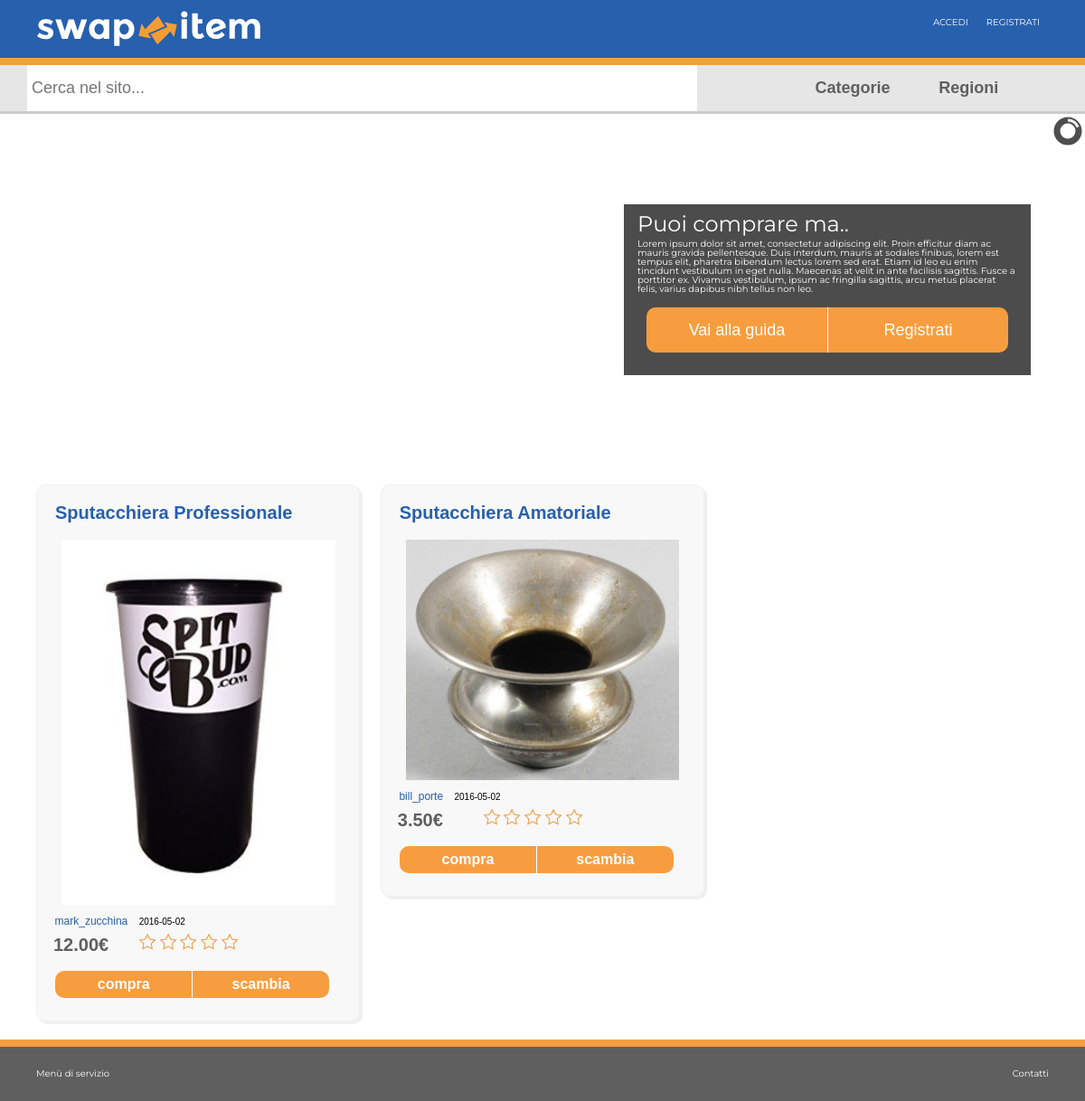
The page / on the database its author committed.
### tables this page shows
CREATE TABLE `tb_item` (
  `id` int(11) NOT NULL,
  `p_swapper` int(11) NOT NULL,
  `id_categoria` int(11) NOT NULL,
  `id_categoria_figlia` int(11) NOT NULL,
  `nome_oggetto` text NOT NULL,
  `descrizione` text NOT NULL,
  `stato` tinyint(1) NOT NULL,
  `vendita` tinyint(1) NOT NULL,
  `scambio` tinyint(1) NOT NULL,
  `prezzo` float(4,2) NOT NULL,
  `data` date NOT NULL,
  `cont_like` int(11) NOT NULL
);

CREATE TABLE `tb_img_item` (
  `id` int(11) NOT NULL,
  `p_item` int(11) NOT NULL,
  `nome_img` varchar(500) NOT NULL,
  `path` varchar(500) NOT NULL,
  `size` int(11) NOT NULL
);

CREATE TABLE `tb_swapper` (
  `id` int(11) NOT NULL,
  `nome` varchar(50) NOT NULL,
  `cognome` varchar(50) NOT NULL,
  `email` varchar(100) NOT NULL,
  `username` varchar(50) NOT NULL,
  `password` varchar(100) NOT NULL,
  `info_geografica` varchar(500) NOT NULL,
  `account_paypal` varchar(200) DEFAULT NULL
);

### index.php (called while the page is built, shortened)
<?php
include "includes/header.php";
include_once "Controllers/Controller_Items.php";
$view = new ControllerItems();
$view->View();
include "includes/footer.php";
?>

### Models/Model_Items.php (called while the page is built, shortened)
<?php
class Items {
	private $conn;
	public function __construct()
	{
		$database = new Database();
		$db = $database->dbConnection();
		$this->conn = $db;
    }
	public function ShowItems(){
		$stmt = $this->conn->query("SELECT * FROM tb_item INNER JOIN tb_img_item ON tb_item.id=tb_img_item.p_item INNER JOIN tb_swapper ON tb_swapper.id=tb_item.p_swapper");
  		$editRow=$stmt->fetchAll(PDO::FETCH_ASSOC);
  		return $editRow;
		}
}
?>

### Views/View-Items.php (the view)
<?php
if(!isset($_GET['page_username'])){
?>
<aside>
<?php
$items = new Items();
	$rows=	$items->ShowItems();
for($i=0; $i<count($rows); $i++){
	?>
     			<section>
                    <ul>
                      <li class="name-item"> <?php echo "<a href='index.php?id=" .$rows[$i]['id'] . "'>" . $rows[$i]['nome_oggetto']. "</a>" ; ?></li>
                      <li class="foto-item"> <?php echo "<a href='index.php?id=".$rows[$i]['id']. "'><img src='". $rows[$i]['path'] ."'> </a>" ; ?></li>
                      <li class="name-utente"><?php echo  "<a href='".$rows[$i]['p_swapper'] . "'>" .$rows[$i]['username'] . "</a>"; ?> <?php echo  $rows[$i]['data']  ?></li>
                    </ul>
                    <h2><?php echo  $rows[$i]['prezzo']  ?>€</h2>
                    <div class="stelle">
                    	<ul>
                        	<li></li>
                            <li></li>
                            <li></li>
                            <li></li>
                            <li></li>
                        </ul>
                    </div>
					<div class="bottoni"><button><a href="#">compra</a></button><button><a href="#">scambia</a></button></div>
                </section>
	<?php
}
?>
</aside>
<?php
}
?>

### includes/header.php (shortened to what this page needs)
<!doctype html>
<html>
<head>
<link href="css/style.css" rel="stylesheet" type="text/css">
<link rel='stylesheet' id='camera-css'  href='css/camera.css' type='text/css' media='all'>
</head>
<body>
    <header>
      <article class="sfondoheader">
            <div class="wrapper">
           		<div id="marchio">
               <img src="images/logo_swap_white.png">
           		</div>
           <?php
           if(!isset($_SESSION['username'])){
		   ?>
		   <ul>
            <li><a href="#pop-up-login">ACCEDI</a></li>
            <li><a href="#pop-up">REGISTRATI</a></li>
           </ul>
               <?php
			   }
		   ?>
        </div>
        </article>
        <div class="ricerca">
            <div class="wrapper">
              <input type="search" placeholder="Cerca nel sito...">
              <select name="regioni" >
              	<option value="regioni" selected="selected">Regioni </option>
				</select>
              <select name="categorie">
                <option value="categorie" selected="selected">Categorie  </option>
                </select>
            </div>
        </div>
    </header>
    <div id="banner">
       <div class="fluid_container">
            <div class="camera_wrap camera_black_skin" id="camera_wrap_1">
            <div data-thumb="images/slides/thumbs/img1.jpg" data-src="images/img1.jpg">
                <div class="fadeFromBottom">
                   <div id="descrizione">
                   <h1 id="h1_banner"> Puoi comprare ma..</h1>
                    <p>Lorem ipsum dolor sit amet, consectetur adipiscing elit. Proin efficitur diam ac mauris gravida pellentesque. Duis interdum, mauris at sodales finibus, lorem est tempus elit, pharetra bibendum                     lectus lorem sed erat. Etiam id leo eu enim tincidunt vestibulum in eget nulla. Maecenas at velit in ante facilisis sagittis. Fusce a porttitor ex. Vivamus vestibulum, ipsum ac fringilla sagittis,                         arcu metus placerat felis, varius dapibus nibh tellus non leo. <p>
                    <button id="vai"><a href="#" id="a_banner">Vai alla guida</a></button><button id="reg"><a href="#" id="a_banner">Registrati</a></button>
           </div>
                </div>
            </div>
    </div>
    </div>
    </div>
   <main>
        <div class="wrapper">

### Controllers/Controller_Items.php
<?php
include_once "Models/Model_Items.php";
class ControllerItems{
	public $model;
	public function __construct()
	{
		$this->model = new Items();
    }
	public function View(){
		if(!isset($_GET['id'])){
		include'Views/View-Items.php';
		}else{
		$item = $this->model->ShowItem($_GET['id']);
		include'Views/View-Item.php';
			}
		}
	}
?>

### includes/footer.php
</div>
    </main>
    <footer>
        <div class="wrapper">
			<ul>
				<li>
					<a href="#">Menù di servizio</a>
				</li>
				<li>
					<a href="#">Contatti</a>
				</li>
			</ul>
        </div>
    </footer>
</body>
</html>

### css/camera.css (style rules this page uses)
.camera_wrap a, .camera_wrap img, .camera_wrap ol, .camera_wrap ul, .camera_wrap li, .camera_wrap table, .camera_wrap tbody, .camera_wrap tfoot, .camera_wrap thead, .camera_wrap tr, .camera_wrap th, .camera_wrap td .camera_thumbs_wrap a, .camera_thumbs_wrap img, .camera_thumbs_wrap ol, .camera_thumbs_wrap ul, .camera_thumbs_wrap li, .camera_thumbs_wrap table, .camera_thumbs_wrap tbody, .camera_thumbs_wrap tfoot, .camera_thumbs_wrap thead, .camera_thumbs_wrap tr, .camera_thumbs_wrap th, .camera_thumbs_wrap td { background: none; border: 0; font: inherit; font-size: 100%; margin: 0; padding: 0; vertical-align: baseline; list-style: none }
.camera_wrap { direction: ltr; display: none; float: left; position: relative; z-index: 0; }
.camera_wrap { width: 100%; }

### rows shown on the page
tb_item: nome_oggetto "Sputacchiera Professionale", tb_img_item.path (picture), tb_swapper.username "mark_zucchina", data "2016-05-02", prezzo "12.00"
tb_item: nome_oggetto "Sputacchiera Amatoriale", tb_img_item.path (picture), tb_swapper.username "bill_porte", data "2016-05-02", prezzo "3.50"
